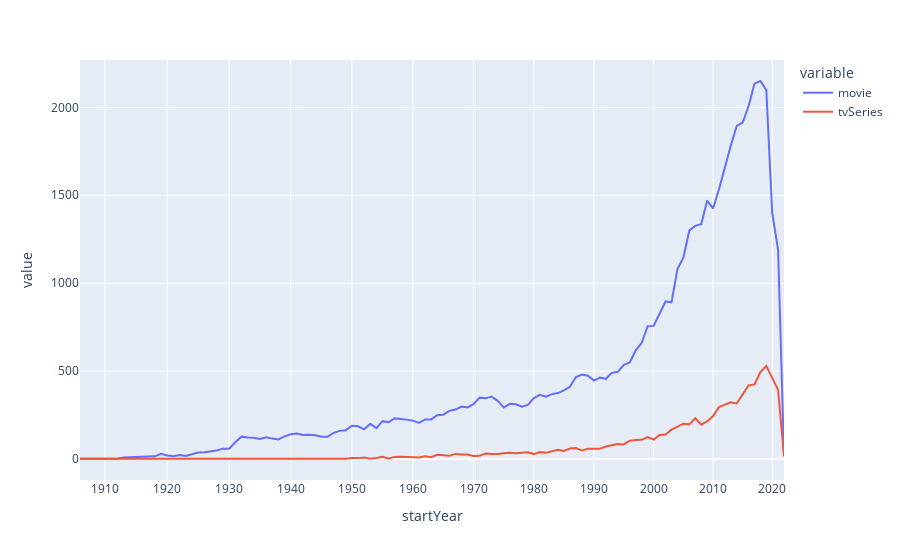

The notebook cell saved with this chart:
### Code cell
import plotly.express as px
fig = px.line(dataframe, x="startYear", y=["movie", "tvSeries"])
fig.update_xaxes(type="log")
fig.show()

### Figure 1 — Plotly figure (JSON) as saved in the notebook; plotly's stock layout.template omitted (floating-point values rounded to 4 significant figures)
{"data": [{"hovertemplate": "variable=movie<br>startYear=%{x}<br>value=%{y}<extra></extra>", "legendgroup": "movie", "line": {"color": "#636efa", "dash": "solid"}, "marker": {"symbol": "circle"}, "mode": "lines", "name": "movie", "orientation": "v", "showlegend": true, "type": "scatter", "x": ["0", "1906", "1911", "1912", "1913", "1914", "1915", "1916", "1917", "1918", "1919", "1920", "1921", "1922", "1923", "1924", "1925", "1926", "1927", "1928", "1929", "1930", "1931", "1932", "1933", "1934", "1935", "1936", "1937", "1938", "1939", "1940", "1941", "1942", "1943", "1944", "1945", "1946", "1947", "1948", "1949", "1950", "1951", "1952", "1953", "1954", "1955", "1956", "1957", "1958", "1959", "1960", "1961", "1962", "1963", "1964", "1965", "1966", "1967", "1968", "1969", "1970", "1971", "1972", "1973", "1974", "1975", "1976", "1977", "1978", "1979", "1980", "1981", "1982", "1983", "1984", "1985", "1986", "1987", "1988", "1989", "1990", "1991", "1992", "1993", "1994", "1995", "1996", "1997", "1998", "1999", "2000", "2001", "2002", "2003", "2004", "2005", "2006", "2007", "2008", "2009", "2010", "2011", "2012", "2013", "2014", "2015", "2016", "2017", "2018", "2019", "2020", "2021", "2022"], "xaxis": "x", "y": [1, 1, 1, 2, 8, 10, 9, 15, 13, 15, 30, 20, 16, 22, 17, 28, 37, 39, 44, 48, 59, 58, 95, 127, 122, 121, 114, 123, 116, 111, 129, 141, 145, 137, 138, 135, 127, 126, 149, 160, 164, 189, 186, 169, 200, 176, 215, 209, 231, 229, 224, 218, 205, 225, 225, 249, 252, 274, 281, 298, 293, 312, 349, 345, 355, 331, 293, 314, 311, 297, 308, 347, 365, 354, 369, 375, 390, 411, 466, 480, 474, 446, 463, 456, 490, 496, 535, 549, 618, 661, 755, 757, 824, 896, 891, 1080, 1145, 1300, 1326, 1335, 1469, 1425, 1534, 1664, 1783, 1895, 1914, 2008, 2135, 2150, 2098, 1400, 1188, 18], "yaxis": "y"}, {"hovertemplate": "variable=tvSeries<br>startYear=%{x}<br>value=%{y}<extra></extra>", "legendgroup": "tvSeries", "line": {"color": "#EF553B", "dash": "solid"}, "marker": {"symbol": "circle"}, "mode": "lines", "name": "tvSeries", "orientation": "v", "showlegend": true, "type": "scatter", "x": ["0", "1906", "1911", "1912", "1913", "1914", "1915", "1916", "1917", "1918", "1919", "1920", "1921", "1922", "1923", "1924", "1925", "1926", "1927", "1928", "1929", "1930", "1931", "1932", "1933", "1934", "1935", "1936", "1937", "1938", "1939", "1940", "1941", "1942", "1943", "1944", "1945", "1946", "1947", "1948", "1949", "1950", "1951", "1952", "1953", "1954", "1955", "1956", "1957", "1958", "1959", "1960", "1961", "1962", "1963", "1964", "1965", "1966", "1967", "1968", "1969", "1970", "1971", "1972", "1973", "1974", "1975", "1976", "1977", "1978", "1979", "1980", "1981", "1982", "1983", "1984", "1985", "1986", "1987", "1988", "1989", "1990", "1991", "1992", "1993", "1994", "1995", "1996", "1997", "1998", "1999", "2000", "2001", "2002", "2003", "2004", "2005", "2006", "2007", "2008", "2009", "2010", "2011", "2012", "2013", "2014", "2015", "2016", "2017", "2018", "2019", "2020", "2021", "2022"], "xaxis": "x", "y": [0, 0, 0, 0, 0, 0, 0, 0, 0, 0, 0, 0, 0, 0, 0, 0, 0, 0, 0, 0, 0, 0, 0, 0, 0, 1, 0, 0, 0, 0, 0, 1, 0, 0, 0, 0, 0, 0, 1, 1, 1, 6, 5, 9, 2, 6, 13, 3, 11, 13, 11, 10, 8, 15, 10, 24, 23, 18, 29, 25, 26, 17, 18, 31, 28, 28, 33, 36, 33, 34, 38, 28, 39, 35, 43, 53, 46, 60, 62, 48, 59, 59, 59, 71, 78, 85, 83, 104, 108, 109, 125, 110, 137, 139, 167, 184, 201, 197, 232, 195, 214, 244, 295, 309, 322, 316, 369, 419, 424, 495, 529, 462, 393, 16], "yaxis": "y"}], "layout": {"legend": {"title": {"text": "variable"}, "tracegroupgap": 0}, "margin": {"t": 60}, "xaxis": {"anchor": "y", "domain": [0, 1], "title": {"text": "startYear"}, "type": "log"}, "yaxis": {"anchor": "x", "domain": [0, 1], "title": {"text": "value"}}}}
